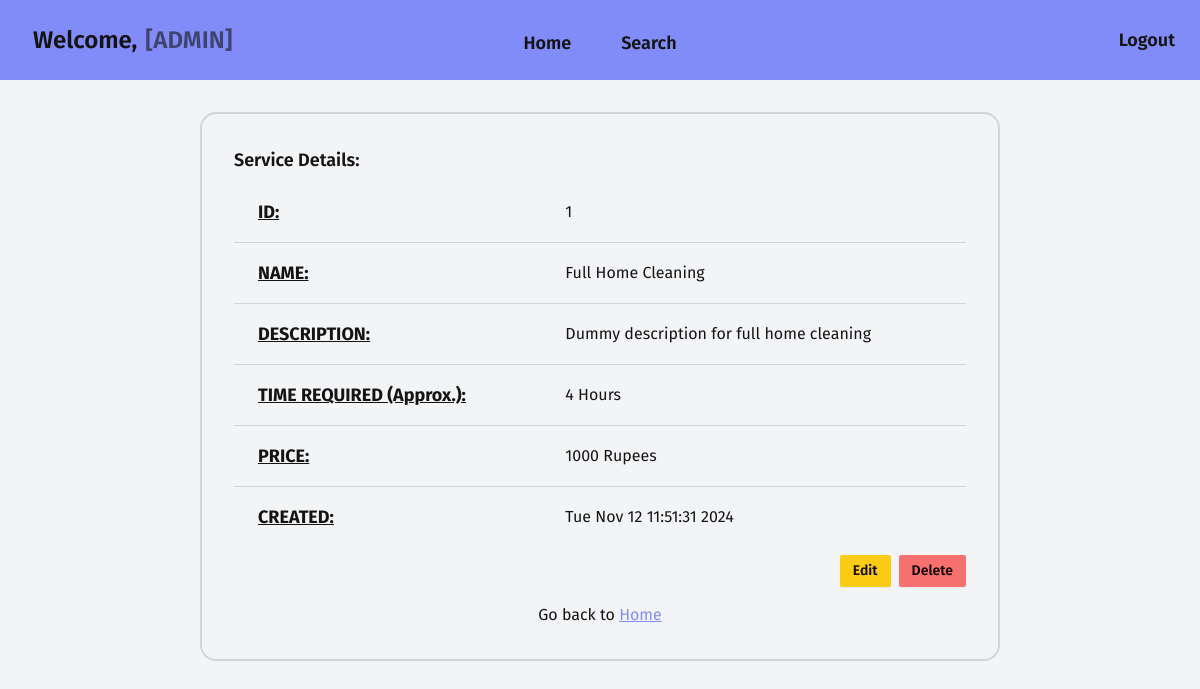
Page /admin/service/details/1 on the committed database.
### models.py (models this page shows, shortened)
class Service(db.Model):
    __tablename__ = 'service'
    id: Mapped[int] = mapped_column(
        Integer, primary_key=True, autoincrement="auto")
    name: Mapped[str] = mapped_column(String(200))
    price: Mapped[int] = mapped_column(Integer)
    timereq: Mapped[Optional[int]] = mapped_column(Integer)  # in hours
    description: Mapped[str] = mapped_column(Text)
    professionals: Mapped[List["Professional"]
                          ] = relationship(back_populates="service")
    created: Mapped[Optional[datetime]] = mapped_column(
        DateTime, server_default=func.now())
    updated: Mapped[Optional[datetime]] = mapped_column(
        DateTime, default=func.now(), onupdate=func.now())

### views.py (the view)
@app.route("/admin/service/details/<service_id>")
def service_details(service_id):
    service = get_with_id(Service, service_id)
    if not service:
        return redirect(url_for('not_found'))
    return render_template("admin/service/details.html", service=service)

### models.py (called while the page is built)
def get_with_id(model, pkid):
    sql = select(model).where(model.id == pkid)
    result = db.session.scalars(sql).first()
    return result

### templates/admin/service/details.html (shortened to what this page needs)
{% extends "base/admin/loggedin.html" %}
{% block content %}
<section class="w-2/3 card card-bordered border-2">
  <div class="card-body">
    {% if service %}
    <h2 class="card-title text-lg">Service Details:</h2>
    <table class="table table-lg">
      <tbody>
        <tr>
          <td class="text-lg font-bold underline">ID:</td>
          <td>{{ service.id }}</td>
        </tr>
        <tr>
          <td class="text-lg font-bold underline">NAME:</td>
          <td>{{ service.name }}</td>
        </tr>
        <tr>
          <td class="text-lg font-bold underline">DESCRIPTION:</td>
          <td>{{ service.description }}</td>
        </tr>
        <tr>
          <td class="text-lg font-bold underline">TIME REQUIRED (Approx.):</td>
          <td>{{ service.timereq }} Hours</td>
        </tr>
        <tr>
          <td class="text-lg font-bold underline">PRICE:</td>
          <td>{{ service.price }} Rupees</td>
        </tr>
        <tr>
          <td class="text-lg font-bold underline">CREATED:</td>
          <td>{{ service.created.ctime() }}</td>
        </tr>
      </tbody>
    </table>
    <div class="flex items-center justify-end gap-2">
      <a href="{{ url_for('service_edit', service_id=service.id) }}">
        <button class="btn btn-sm btn-warning">Edit</button>
      </a>
      <a href="{{ url_for('service_delete', service_id=service.id) }}">
        <button class="btn btn-sm btn-error">Delete</button>
      </a>
    </div>
    {% else %}
    <p class="text-center text-lg font-bold">Requested service not found</p>
    {% endif %}
    <p class="text-center pt-2">
      Go back to <a href="{{ url_for('admin_home') }}" class="link link-primary">Home</a>
    </p>
  </div>
</section>
{% endblock %}

### rows in the picture
Service: id "1", name "Full Home Cleaning", description "Dummy description for full home cleaning", timereq "4", price "1000", created.ctime "Tue Nov 12 11:51:31 2024"
